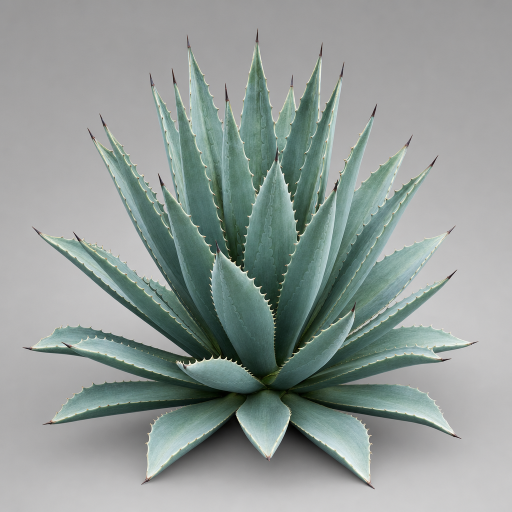
#> input picture flora-revamp/images/agave-rosette.png, 1024 x 1024 px (shown at 1/2 size)
$ python dwarf-shrub.generator.py --image ../../images/agave-rosette.png --output out.png
#> lines starting #> are read from the running program, lines starting #| are printed output that depends on the picture
#!/usr/bin/env python3
"""
Procedural "low desert cushion shrub" -> textured GLB.

A broad, ground-hugging mound of fine wiry twigs (sagebrush / dryland scrub)
densely lined with small clumped sage-green leaf-card tufts. Tileable bark and
a foliage atlas are derived from a reference photo; UVs are assigned per surface
type; a binary .glb is exported.

CLI:
    python thisscript.py --image PATH --seed INT --density {high,med,low} --output OUT.glb
"""

import argparse
import sys

import numpy as np
import trimesh
from PIL import Image, ImageDraw, ImageFilter


# ===========================================================================
# GEOMETRY
# ===========================================================================

# Proportions tuned to the photo: a LOW, wide cushion (content aspect ~2.3).
OVERALL_WIDTH = 1.00                                 # full crown spread, meters
HEIGHT_OVER_WIDTH = 0.50                             # width ~2x height -> aspect ~2.3
OVERALL_HEIGHT = OVERALL_WIDTH * HEIGHT_OVER_WIDTH   # ~0.50 m tall mound

CROWN_HALF_W = OVERALL_WIDTH * 0.5
CLUMP_R = OVERALL_WIDTH * 0.060                      # small tuft radius
CARD_HS = OVERALL_WIDTH * 0.028                      # small leaf-card half-size

BASE_Y = 0.04
BASE_R = 0.022
PRIMARY_R = 0.008                                    # thin wiry stems

V_REPEAT = 0.10                                      # bark UV repeat (m)
ATLAS_N = 4

_UP = np.array([0.0, 1.0, 0.0])


def _density_params(density):
    presets = {
        "high": dict(
            n_primary=16, max_level=2, tube_sides=5,
            n_clumps=130, cards_total=2600,
            children=[3, 2, 2], steps=[6, 4, 3], steplen=[0.09, 0.06, 0.045],
            gravity=[0.5, 0.6, 0.7], out=[0.03, 0.05, 0.06],
            noise=[0.04, 0.06, 0.08], spread=[0.6, 0.8, 0.9],
        ),
        "med": dict(
            n_primary=11, max_level=2, tube_sides=4,
            n_clumps=70, cards_total=1100,
            children=[2, 2, 1], steps=[5, 4, 3], steplen=[0.10, 0.06, 0.045],
            gravity=[0.5, 0.6, 0.7], out=[0.03, 0.05, 0.06],
            noise=[0.04, 0.06, 0.08], spread=[0.6, 0.8, 0.9],
        ),
        "low": dict(
            n_primary=7, max_level=1, tube_sides=3,
            n_clumps=34, cards_total=360,
            children=[2, 1], steps=[5, 3], steplen=[0.11, 0.06],
            gravity=[0.5, 0.6], out=[0.03, 0.05],
            noise=[0.04, 0.06], spread=[0.6, 0.8],
        ),
    }
    return presets.get(density, presets["high"])


def _norm(v):
    n = np.linalg.norm(v)
    return v / n if n > 1e-12 else v


def _lobe_factor(az, lobe_params):
    s = 1.0
    for amp, freq, ph in lobe_params:
        s += amp * np.cos(freq * az + ph)
    return max(0.40, s)


def _envelope_top(hr, az, lobe_params):
    maxr = CROWN_HALF_W * _lobe_factor(az, lobe_params)
    f = min(1.0, hr / maxr) if maxr > 0 else 0.0
    # flatter-topped cushion (exponent < 1 keeps the crown broad)
    return OVERALL_HEIGHT * max(0.0, 1.0 - f * f) ** 0.65


def _clamp_to_envelope(p, lobe_params, margin=1.0):
    x, y, z = float(p[0]), float(p[1]), float(p[2])
    az = np.arctan2(z, x)
    hr = np.hypot(x, z)
    maxr = CROWN_HALF_W * _lobe_factor(az, lobe_params) * margin
    if maxr > 0 and hr > maxr:
        s = maxr / hr
        x *= s
        z *= s
        hr = maxr
    topy = _envelope_top(hr, az, lobe_params)
    if y > topy:
        y = topy
    if y < 0.0:
        y = 0.0
    return np.array([x, y, z])


def _leaf_normal(pos, tip_dir, rng):
    outward = _norm(np.array([pos[0], 0.0, pos[2]]))
    if np.linalg.norm(outward) < 1e-6:
        outward = _norm(np.array([tip_dir[0], 0.0, tip_dir[2]]))
    n = outward * 0.5 + _UP * 0.8 + rng.normal(0, 0.15, 3)
    return _norm(n)


def _make_tube(points, radii, sides):
    points = np.asarray(points, dtype=float)
    radii = np.asarray(radii, dtype=float)
    n = len(points)
    if n < 2:
        return None

    tang = np.zeros((n, 3))
    tang[1:-1] = points[2:] - points[:-2]
    tang[0] = points[1] - points[0]
    tang[-1] = points[-1] - points[-2]
    lens = np.linalg.norm(tang, axis=1, keepdims=True)
    lens[lens == 0] = 1.0
    tang = tang / lens

    ref = np.array([0.0, 1.0, 0.0])
    if abs(float(tang[0] @ ref)) > 0.9:
        ref = np.array([1.0, 0.0, 0.0])
    n1 = _norm(np.cross(tang[0], ref))
    frames = [n1]
    for i in range(1, n):
        v = frames[-1] - tang[i] * float(frames[-1] @ tang[i])
        ln = np.linalg.norm(v)
        if ln < 1e-6:
            alt = np.array([1.0, 0.0, 0.0]) if abs(float(tang[i] @ _UP)) > 0.9 else _UP
            v = np.cross(tang[i], alt)
            ln = np.linalg.norm(v)
        frames.append(v / ln)

    ang = np.linspace(0.0, 2.0 * np.pi, sides, endpoint=False)
    ca, sa = np.cos(ang), np.sin(ang)

    rings = np.empty((n, sides, 3))
    for i in range(n):
        a = frames[i]
        b = _norm(np.cross(tang[i], a))
        rings[i] = points[i] + radii[i] * (np.outer(ca, a) + np.outer(sa, b))
    verts = rings.reshape(-1, 3)

    seg = np.linalg.norm(np.diff(points, axis=0), axis=1)
    clen = np.concatenate([[0.0], np.cumsum(seg)])
    vco = clen / V_REPEAT
    u_row = np.arange(sides) / float(sides)
    uv = np.empty((n, sides, 2))
    uv[:, :, 0] = u_row[None, :]
    uv[:, :, 1] = vco[:, None]
    uv = uv.reshape(-1, 2)

    vrad = np.repeat(radii[:, None], sides, axis=1).reshape(-1)

    faces = []
    for i in range(n - 1):
        for j in range(sides):
            j2 = (j + 1) % sides
            a = i * sides + j
            b = i * sides + j2
            c = (i + 1) * sides + j2
            d = (i + 1) * sides + j
            faces.append([a, b, c])
            faces.append([a, c, d])

    verts = np.vstack([verts, points[0], points[-1]])
    uv = np.vstack([uv, [0.5, vco[0]], [0.5, vco[-1]]])
    vrad = np.concatenate([vrad, [radii[0], radii[-1]]])
    base_c = n * sides
    tip_c = n * sides + 1
    off = (n - 1) * sides
    for j in range(sides):
        j2 = (j + 1) % sides
        faces.append([base_c, j2, j])
        faces.append([tip_c, off + j, off + j2])

    return verts, np.asarray(faces, dtype=np.int64), uv, vrad


def _grow(start, direction, radius, level, p, paths, anchors, lobe_params, rng):
    steps = p["steps"][level]
    step_len = p["steplen"][level]
    r0 = radius
    r1 = radius * 0.40

    pos = np.array(start, dtype=float)
    direction = _norm(direction)
    pts = [pos.copy()]
    rads = [r0]

    for k in range(steps):
        frac = (k + 1) / steps
        droop = p["gravity"][level] * (0.30 + frac)
        outward = _norm(np.array([pos[0], 0.0, pos[2]]))
        if np.linalg.norm(outward) < 1e-6:
            outward = _norm(np.array([direction[0], 0.0, direction[2]]))
        direction = _norm(
            direction
            + np.array([0.0, -droop, 0.0]) * step_len
            + outward * p["out"][level]
            + rng.normal(0.0, p["noise"][level], 3)
        )
        pos = pos + direction * step_len
        pos = _clamp_to_envelope(pos, lobe_params)
        pts.append(pos.copy())
        rads.append(r0 + (r1 - r0) * frac)

    paths.append((np.array(pts), np.array(rads)))

    # Dense foliage anchors along the UPPER/OUTER portion of every twig so the
    # leaf tufts line the whole framework (interior near base stays bare).
    a_start = max(1, len(pts) // 2) if level == 0 else 1
    for i in range(a_start, len(pts)):
        td = _norm(pts[i] - pts[i - 1])
        anchors.append((pts[i].copy(), _leaf_normal(pts[i], td, rng)))

    if level < p["max_level"]:
        nchild = p["children"][level]
        lo = max(1, len(pts) // 2)
        hi = len(pts)
        if lo >= hi:
            lo = hi - 1
        for _ in range(nchild):
            ti = int(rng.integers(lo, hi))
            cstart = pts[ti]
            pdir = _norm(pts[ti] - pts[ti - 1])
            outward = _norm(np.array([cstart[0], 0.0, cstart[2]]))
            if np.linalg.norm(outward) < 1e-6:
                outward = _norm(np.array([pdir[0], 0.0, pdir[2]]))
            child_dir = _norm(
                pdir
                + _UP * 0.10                      # spread laterally, not upward
                + outward * 0.35
                + rng.normal(0.0, 1.0, 3) * p["spread"][level] * 0.4
            )
            _grow(cstart, child_dir, rads[ti] * rng.uniform(0.6, 0.75),
                  level + 1, p, paths, anchors, lobe_params, rng)


# [70 lines left out: function _build_leaf_cards, not called in this run]


def build_mesh(seed: int, density: str = "high") -> trimesh.Scene:
    rng = np.random.default_rng(seed)
    p = _density_params(density)

    # low-amplitude lobes keep the envelope tight (controls overall width)
    n_lobes = int(rng.integers(3, 6))
    lobe_params = [
        (rng.uniform(0.05, 0.10), int(rng.integers(1, 4)), rng.uniform(0, 2 * np.pi))
        for _ in range(n_lobes)
    ]

    paths = []
    anchors = []

    base_pts = np.array([[0.0, 0.0, 0.0], [0.0, BASE_Y, 0.0]])
    base_rad = np.array([BASE_R * 1.5, BASE_R * 0.9])
    paths.append((base_pts, base_rad))

    n_primary = p["n_primary"]
    az0 = rng.uniform(0, 2 * np.pi)
    for i in range(n_primary):
        az = az0 + (2 * np.pi * i / n_primary) + rng.normal(0, 0.12)
        start = np.array([
            np.cos(az) * 0.02 * rng.uniform(0.3, 1.0),
            BASE_Y,
            np.sin(az) * 0.02 * rng.uniform(0.3, 1.0),
        ])
        horiz = np.array([np.cos(az), 0.0, np.sin(az)])
        # variable up-bias: some stems rise to fill the crown centre, most
        # spread low and outward -> irregular low mound, not a fountain.
        upb = rng.uniform(0.45, 1.10)
        direction = _norm(horiz * 1.0 + _UP * upb)
        _grow(start, direction, PRIMARY_R * rng.uniform(0.85, 1.15),
              0, p, paths, anchors, lobe_params, rng)

    # --- Wood mesh ----------------------------------------------------------
    wverts, wfaces, wuv, wrad = [], [], [], []
    voff = 0
    for pts, rads in paths:
        tube = _make_tube(pts, rads, p["tube_sides"])
        if tube is None:
            continue
        v, f, uv, vr = tube
        wverts.append(v)
        wfaces.append(f + voff)
        wuv.append(uv)
        wrad.append(vr)
        voff += len(v)
    wverts = np.vstack(wverts)
    wfaces = np.vstack(wfaces)
    wuv = np.vstack(wuv)
    wrad = np.concatenate(wrad)
    branches = trimesh.Trimesh(vertices=wverts, faces=wfaces, process=False)

    ynorm = np.clip(wverts[:, 1] / OVERALL_HEIGHT, 0.0, 1.0)
    rnorm = np.clip(wrad / PRIMARY_R, 0.0, 1.0)
    paleness = np.clip(0.45 * (1.0 - rnorm) + 0.40 * ynorm + 0.15, 0.0, 1.0)
    f = 0.72 + 0.38 * paleness
    bcol = np.stack([
        np.clip(f * (1.0 - 0.04 * paleness), 0.4, 1.2),
        np.clip(f * 1.0, 0.4, 1.2),
        np.clip(f * (0.96 + 0.10 * paleness), 0.4, 1.2),
    ], axis=1)
    branches.metadata["uv"] = wuv
    branches.metadata["vcolor"] = np.clip(
        np.column_stack([bcol, np.ones(len(bcol))]), 0, 1)

    meshes = [("branches", branches)]

    # --- Foliage mesh -------------------------------------------------------
    leaf = _build_leaf_cards(anchors, p["n_clumps"], p["cards_total"], lobe_params, rng)
    if leaf is not None:
        lv, lf, luv, lvc = leaf
        foliage = trimesh.Trimesh(vertices=lv, faces=lf, process=False)
        foliage.fix_normals()
        foliage.metadata["uv"] = luv
        foliage.metadata["vcolor"] = lvc
        meshes.append(("foliage", foliage))

    # --- Normalize: rest on XZ plane (min y = 0), centered in X/Z ----------
    allv = np.vstack([m.vertices for _, m in meshes])
    minc = allv.min(axis=0)
    maxc = allv.max(axis=0)
    offset = np.array([
        -(minc[0] + maxc[0]) * 0.5,
        -minc[1],
        -(minc[2] + maxc[2]) * 0.5,
    ])

    scene = trimesh.Scene()
    for name, m in meshes:
        m.vertices = m.vertices + offset
        scene.add_geometry(m, geom_name=name)

    return scene


# ===========================================================================
# IMAGE ANALYSIS
# ===========================================================================

def _gaussian(arr2d, radius):
    img = Image.fromarray(np.clip(arr2d * 255, 0, 255).astype(np.uint8))
    img = img.filter(ImageFilter.GaussianBlur(radius=radius))
    return np.asarray(img).astype(np.float32) / 255.0


def analyze_image(path):
#> called with path = '../../images/agave-rosette.png'
    img = Image.open(path).convert("RGB")
#> img is the input picture: PIL image 1024x1024 RGB; mean R, G, B 145.7, 154.8, 151.4
    arr = np.asarray(img).astype(np.float32) / 255.0
    h, w = arr.shape[:2]

    lum = arr.mean(axis=2)
    blur = _gaussian(lum, max(8, min(h, w) // 14))
#> in _gaussian, `img = img.filter(ImageFilter.GaussianBlur(radius=radius))`:
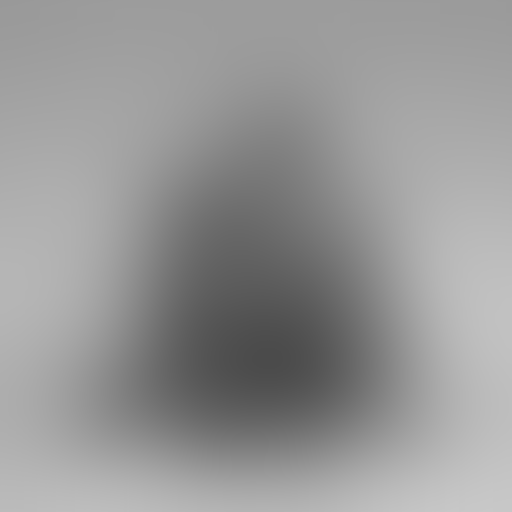
#> img: PIL image 1024x1024 L (shown at 1/2 size); min 75, max 200, mean 150.5
    blur = np.clip(blur, 1e-3, None)
    gain = np.clip(lum.mean() / blur, 0.6, 1.6)
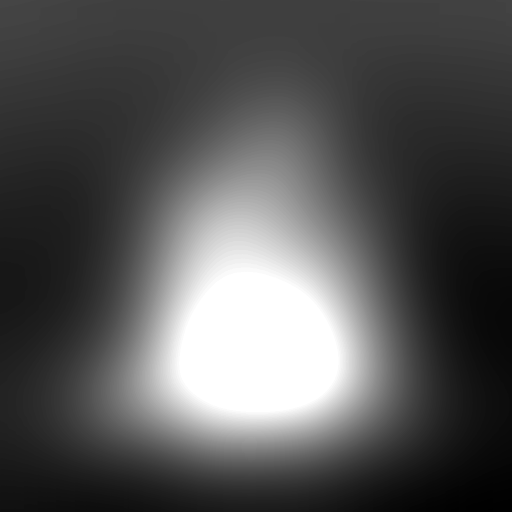
#> gain: shape (1024, 1024) float32 (shown at 1/2 size); min 0.753, max 1.6, mean 1.04; drawn with min black and max white
    delit = np.clip(arr * gain[..., None], 0.0, 1.0)
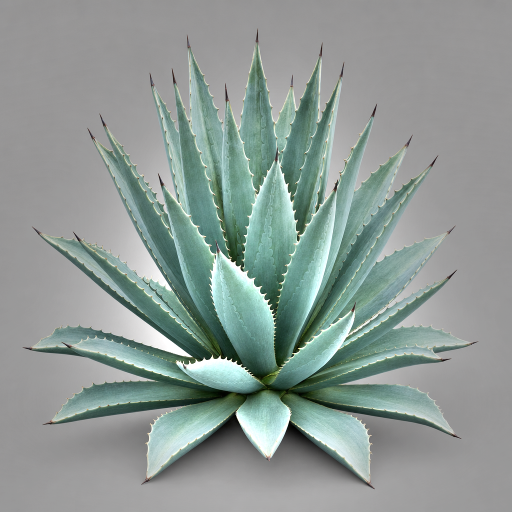
#> delit: shape (1024, 1024, 3) float32 (shown at 1/2 size); mean R, G, B 0.558, 0.603, 0.586

    frame = np.concatenate([
        delit[:max(1, h // 20), :, :].reshape(-1, 3),
        delit[-max(1, h // 20):, :, :].reshape(-1, 3),
        delit[:, :max(1, w // 20), :].reshape(-1, 3),
        delit[:, -max(1, w // 20):, :].reshape(-1, 3),
    ], axis=0)
    bg = np.median(frame, axis=0)
#> bg = [0.597, 0.594, 0.594]

    cy0, cy1 = int(h * 0.18), int(h * 0.92)
    cx0, cx1 = int(w * 0.12), int(w * 0.88)
    crop = delit[cy0:cy1, cx0:cx1, :].reshape(-1, 3)

    dist_bg = np.linalg.norm(crop - bg[None, :], axis=1)
    obj = crop[dist_bg > 0.10]
    if len(obj) < 200:
        obj = crop

    greenness = obj[:, 1] - 0.5 * (obj[:, 0] + obj[:, 2])
    fol = obj[greenness > 0.035]
    wood = obj[greenness <= 0.035]

    def _safe(pixels, fallback):
        return pixels if len(pixels) >= 40 else np.asarray([fallback])

    fol = _safe(fol, [0.50, 0.57, 0.43])
    wood = _safe(wood, [0.60, 0.55, 0.47])

    fol_mid = np.median(fol, axis=0)
#> fol_mid = [0.437, 0.584, 0.536]
    fol_lit = np.clip(np.percentile(fol, 72, axis=0) * 1.04 + 0.02, 0, 1)
#> fol_lit = [0.597, 0.75, 0.71]
    fol_shade = np.clip(np.percentile(fol, 28, axis=0) * 0.92, 0, 1)
#> fol_shade = [0.312, 0.438, 0.391]

    wlum = wood @ np.array([0.299, 0.587, 0.114])
    order = np.argsort(wlum)
    dark = wood[order[: max(1, len(wood) // 3)]].mean(axis=0)
#> dark = [0.425, 0.424, 0.421]
    light = wood[order[-max(1, len(wood) // 3):]].mean(axis=0)
#> light = [0.841, 0.846, 0.84]
    dl = float(dark @ np.array([0.299, 0.587, 0.114])) + 1e-3
#> dl = 0.425
    ll = float(light @ np.array([0.299, 0.587, 0.114])) + 1e-3
#> ll = 0.844
    if ll / dl < 2.0:
        dark = np.clip(dark * 0.78, 0.04, 1)
#> dark = [0.332, 0.33, 0.328]
        light = np.clip(light * 1.12 + 0.04, 0, 1)
#> light = [0.981, 0.987, 0.981]

    bark_dark = np.clip(dark * np.array([1.02, 0.98, 0.92]), 0.04, 1)
#> bark_dark = [0.338, 0.324, 0.302]
    bark_light = np.clip(light * np.array([1.03, 1.0, 0.93]) + 0.02, 0, 1)
#> bark_light = [1, 1, 0.932]

    return dict(fol_mid=fol_mid, fol_lit=fol_lit, fol_shade=fol_shade,
                bark_dark=bark_dark, bark_light=bark_light)


# ===========================================================================
# TEXTURE SYNTHESIS
# ===========================================================================

# [92 lines left out: functions make_bark_textures, _ovate, _draw_cluster, make_foliage_atlas, not called in this run]


# ===========================================================================
# MATERIAL / UV ASSIGNMENT + EXPORT
# ===========================================================================

def _to_u8_rgba(float_rgba):
    return np.clip(float_rgba * 255.0 + 0.5, 0, 255).astype(np.uint8)


# [39 lines left out: function assign_materials, not called in this run]


def main():
    ap = argparse.ArgumentParser(description="Procedural desert cushion shrub -> GLB")
    ap.add_argument("--image", required=True, help="reference photo path")
    ap.add_argument("--seed", type=int, default=0)
    ap.add_argument("--density", choices=["high", "med", "low"], default="high")
    ap.add_argument("--output", required=True, help="output .glb path")
    args = ap.parse_args()

    try:
        pal = analyze_image(args.image)
#> pal = {'fol_mid': [0.437, 0.584, 0.536], 'fol_lit': [0.597, 0.75, 0.71], 'fol_shade': [0.312, 0.438, 0.391], 'bark_dark': [0.338, 0.324, 0.302], 'bark_light': [1, 1, 0.932]}
        scene = build_mesh(args.seed, args.density)
        tex_rng = np.random.default_rng(args.seed ^ 0x9E3779B9)
        scene = assign_materials(scene, pal, tex_rng)

        data = scene.export(file_type="glb")
        with open(args.output, "wb") as fh:
            fh.write(data)
    except Exception as exc:  # noqa: BLE001
        sys.stderr.write("ERROR: {}\n".format(exc))
        import traceback
        traceback.print_exc()
        sys.exit(1)


if __name__ == "__main__":
    main()
#> (the call stopped at in build_mesh, `branches = trimesh.Trimesh(vertices=wverts, faces=wfaces, process=False)`: trimesh is not available in this run)

$ run again, on flora-revamp/images/barrel-cactus.png
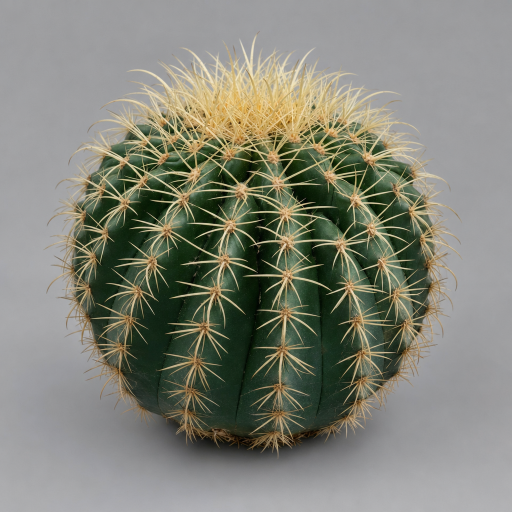
#> input picture flora-revamp/images/barrel-cactus.png, 1024 x 1024 px (shown at 1/2 size)
#> in analyze_image, img is the input picture: PIL image 1024x1024 RGB; mean R, G, B 130.4, 131.8, 120.2
#> in analyze_image, `gain = np.clip(lum.mean() / blur, 0.6, 1.6)`:
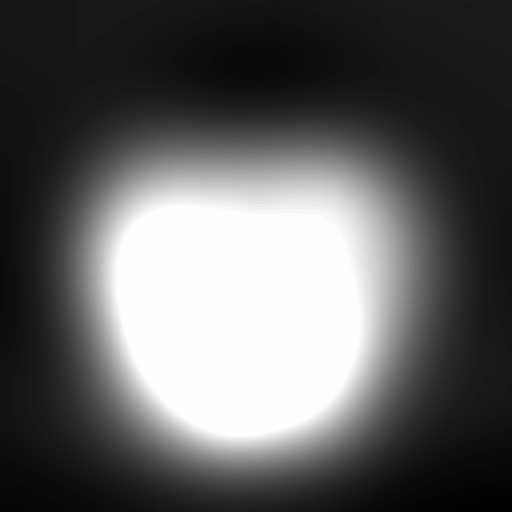
#> gain: shape (1024, 1024) float32 (shown at 1/2 size); min 0.733, max 1.6, mean 1.06; drawn with min black and max white
#> in analyze_image, `delit = np.clip(arr * gain[..., None], 0.0, 1.0)`:
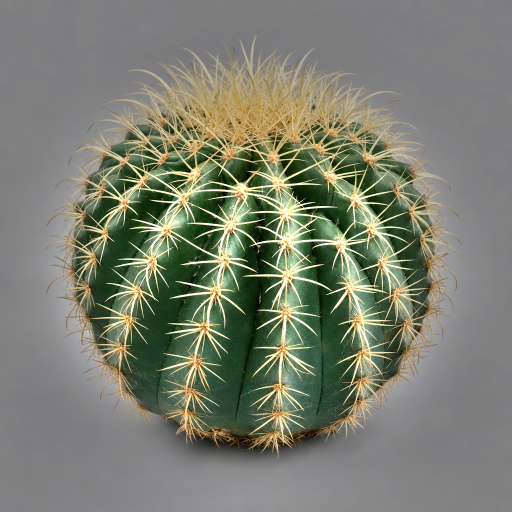
#> delit: shape (1024, 1024, 3) float32 (shown at 1/2 size); mean R, G, B 0.485, 0.499, 0.443
#> bg = [0.503, 0.503, 0.509]
#> fol_mid = [0.295, 0.387, 0.264]
#> fol_lit = [0.654, 0.643, 0.456]
#> fol_shade = [0.156, 0.25, 0.145]
#> dark = [0.417, 0.369, 0.296]
#> light = [0.799, 0.756, 0.687]
#> dl = 0.376
#> ll = 0.762
#> bark_dark = [0.425, 0.362, 0.272]
#> bark_light = [0.843, 0.776, 0.659]
#> pal = {'fol_mid': [0.295, 0.387, 0.264], 'fol_lit': [0.654, 0.643, 0.456], 'fol_shade': [0.156, 0.25, 0.145], 'bark_dark': [0.425, 0.362, 0.272], 'bark_light': [0.843, 0.776, 0.659]}
